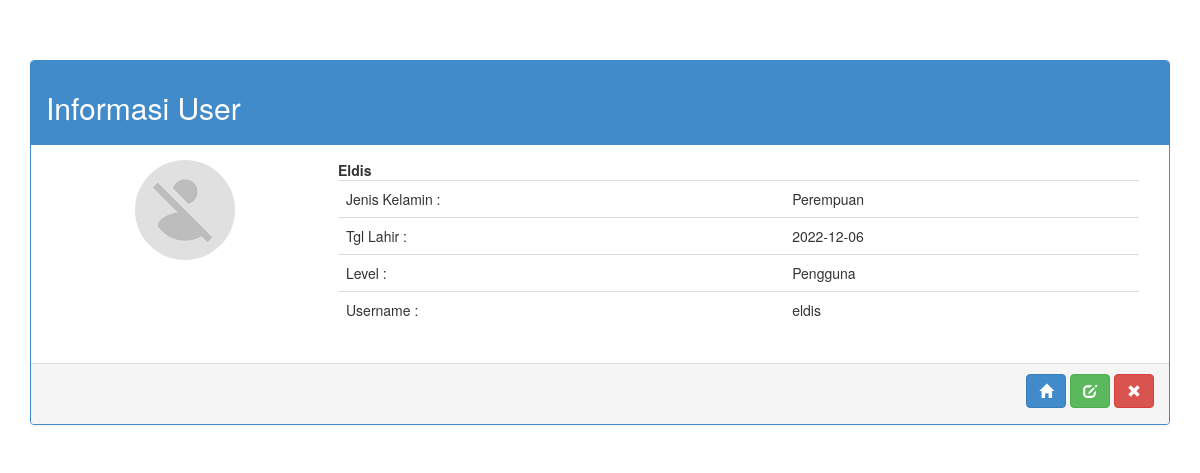
Screenshot of /pengguna/user.php (signed in) with the database file from the repository.
### tables this page shows
CREATE TABLE `pengguna` (
  `id_pengguna` int(11) NOT NULL,
  `nama` varchar(20) NOT NULL,
  `jenis_kelamin` varchar(20) NOT NULL,
  `tgl_lahir` varchar(20) NOT NULL,
  `username` varchar(20) NOT NULL,
  `password` varchar(20) NOT NULL,
  `hak` varchar(25) NOT NULL
);

### pengguna/user.php (the view, shortened to what this page needs)
<?php
include "../koneksi/config.php";
$id = $_SESSION['id'];
$sql = "select * from pengguna where id_pengguna='$id'";
$query = mysqli_query($connect, $sql);
$data = mysqli_fetch_array($query);
?>
<!DOCTYPE html>
<html>
<head>
    <link href="../assets/css/bootstrap.css" rel="stylesheet">
    <link href="../assets/css/style.css" rel="stylesheet" />
</head>
<body>
    <br><br><br>
    <div class="container">
            <div class="panel panel-primary">
                <div class="panel-heading">
                    <h2>Informasi User</h2>
                </div>
                <div class="panel-body">
                    <div class="row-fluid">
                        <div class="col-md-3">
                            <center><img class="img-circle" src="../assets/img/user.png"></center><br>
                        </div>
                        <div class="col-md-9">
                            <strong><?php echo ucwords($data["nama"]); ?></strong><br>
                            <table class="table table-responsive">
                                <tbody>
                                <tr>
                                    <td>Jenis Kelamin :</td>
                                    <td><?php echo $data["jenis_kelamin"]; ?></td>
                                </tr>
                                <tr>
                                    <td>Tgl Lahir :</td>
                                    <td><?php echo $data["tgl_lahir"]; ?></td>
                                </tr>
                                <tr>
                                    <td>Level : </td>
                                    <td><?php echo ucwords($data["hak"]); ?></td>
                                </tr>
                                <tr>
                                    <td>Username : </td>
                                    <td><?php echo $data["username"]; ?></td>
                                </tr>
                                </tbody>
                            </table>
                        </div>
                    </div>
                </div>
                <div class="panel-footer">
                    <span class="pull-right">
                        <a href="home.php" class="btn btn-primary"><i class="glyphicon glyphicon-home"></i></a>
                        <button class="btn btn-success" type="button" data-toggle="modal" data-target="#edit"><i class="glyphicon glyphicon-edit"></i></button>
                        <button class="btn btn-danger" type="button" data-toggle="modal" data-target="#hapus"><i class="glyphicon glyphicon-remove"></i></button>
                    </span>
                    <br><br>
                </div>
            </div>
        </div>
</body>
</html>

### assets/css/style.css (style rules this page uses)
.btn { margin-bottom:5px; }

### rows the page displays
pengguna: nama "Eldis", jenis_kelamin "Perempuan", tgl_lahir "2022-12-06", hak "Pengguna", username "eldis"
